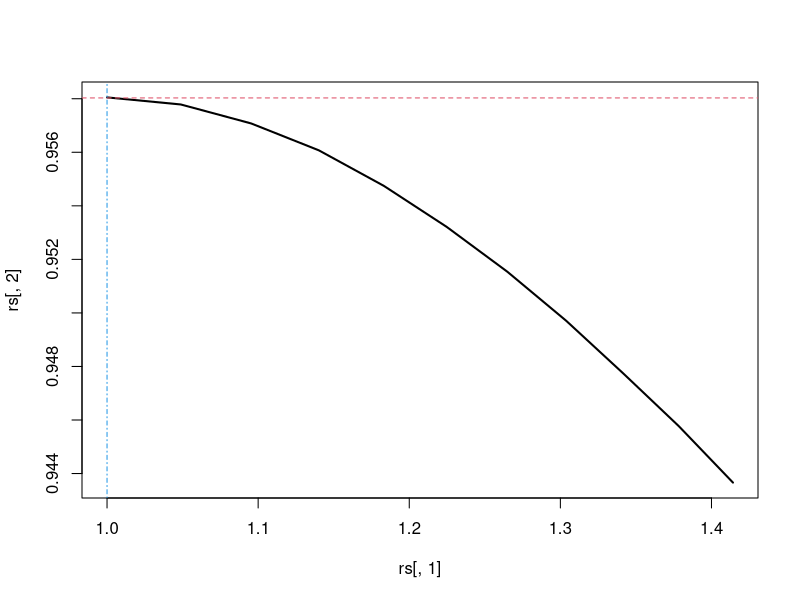
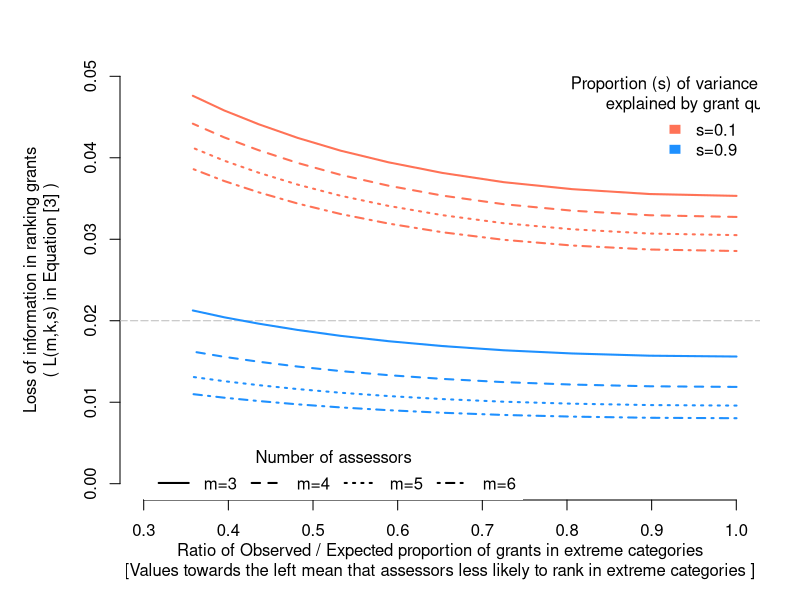

The R script that drew these images, in order:
CorrEquiSpaced <- function(K,alpha=1e-15){
  cc <- function(dx){
    thresholds <- dx*((1:(K-1))-0.5*K)
    p     <- diff( pnorm(c(-Inf,thresholds,Inf)) )
    E_y   <- sum(p*(1:K))
    E_y2  <- sum(p*((1:K)^2))
    var_y <- E_y2 - E_y^2
    sd_y  <- sqrt(var_y)
    
    ## Conditional means (truncated normal distribution theory)
    means_l    <- sapply(1:K, function(k){
      if(k==1){
        m_k <- (dnorm(-Inf)-dnorm(thresholds[1]))/(pnorm(thresholds[1])-pnorm(-Inf))
      }
      if(k==K){
        m_k <- (dnorm(thresholds[K-1])-dnorm(+Inf))/(pnorm(+Inf)-pnorm(thresholds[K-1]))
      }
      if(k>=2 & k<=K-1){
        m_k <- (dnorm(thresholds[k-1])-dnorm(thresholds[k]))/(pnorm(thresholds[k])-pnorm(thresholds[k-1]))
      }
      return(m_k)
    })
    Cov_yl <- sum(p * means_l * (1:K))
    corr   <- (Cov_yl / sd_y)
    #sum(dnorm(thresholds)) / sd_y
    return(corr)
  }
  values_obs <- 1:(K-1)
  if(K==2){
    dx      <- 0
    maxCorr <- 2*dnorm(0)
    Dx      <- 0
  }else{
    dxMax <- qnorm(1-alpha/2) / (0.5*K - 1)
    model <- optim(par=1e-5,fn=cc,
                   control = list(fnscale=-1),method = "Brent",
                   lower=0,upper=dxMax)
    dx      <- model$par
    maxCorr <- c(model$value)
    Dx      <- model$par
  }
  thresholds <- dx*(values_obs-mean(values_obs))
  p <- diff( pnorm(c(-Inf,thresholds,Inf)) )
  names(p) <- paste0("prob_",1:K)
  return(list(maxCorr=maxCorr,
              Prob=p,Thresholds=thresholds,
              Dx=Dx))
}
N <- 1e5
K <- 5
R <- CorrEquiSpaced(K=K)
f <- function(s){
  l <- rnorm(N)
  g <- cut(l,breaks = c(-Inf,R$Thresholds,+Inf) * s,include.lowest = T)
  g <- as.numeric(g)
  r <- cor(l,g)
  p <- (mean(g==1) + mean(g==K))/2
  return(c(r=r,p=p))
}

us <- sqrt(seq(1,2,by=0.1)) #seq(0.1,10,by=0.1)
ss <- rep(us,each=100)
fs <- do.call("rbind",lapply(ss,f))
rs <- aggregate(fs[,"r"]~ss,FUN=mean)
ps <- aggregate(fs[,"p"]~ss,FUN=mean)

plot(rs[,1],rs[,2],pch=19,type='l',lwd=2)
abline(h=R$maxCorr,col=2,lty=2)
abline(v=1,col=4,lty=4)

## Loss of information
R_k      <- rs[,2]
png("Figure4.png",width=2000,height=1500,res=200)
par(mar=c(5,6,3,2))
plot(c(0.3,1),c(0,05),ylim=c(0,0.05),axes=FALSE,type="n",
     xlab="Ratio of Observed / Expected proportion of grants in extreme categories\n[Values towards the left mean that assessors less likely to rank in extreme categories ]",
     ylab="Loss of information in ranking grants\n( L(m,k,s) in Equation [3] )")
axis(1,at=seq(0.3,1,by=0.1))
axis(2,at=seq(0.,.05,by=0.01))
abline(h=0.02,col="grey",lty=5)
vs <- c(0.1,0.90)
Cols <- c("coral1","dodgerblue","goldenrod","seagreen3")
for(i in 1:length(vs)){
  v <- vs[i]
  lambda_u <- (1-v)/v
  lambda_v <- (1-(R_k^2)*v)/((R_k^2)*v)
  Loss     <- do.call("cbind",lapply(3:6,function(m) 1-sqrt( (m + lambda_u) / (m + lambda_v) ) ))
  matlines(ps[,2] / R$Prob[1],Loss,pch=19,type="l",lwd=2,col=Cols[i],lty=1:4)
}

legend(0.3,0.005,legend=paste0("m=",3:6),title="Number of assessors",
       lty=1:4,col=1,box.lty=0,lwd=2,horiz = TRUE)
legend(0.8,0.050,legend=paste0("s=",vs),
       title="Proportion (s) of variance in scores\nexplained by grant quality",
       fill=Cols[1:length(vs)],border=0,box.lty=0)
dev.off()


